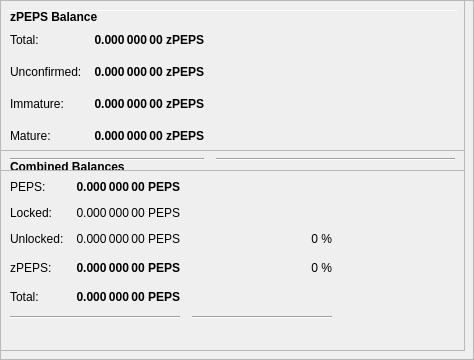
        <widget class="QFrame" name="frameObfuscation">
         <property name="minimumSize">
          <size>
           <width>0</width>
           <height>350</height>
          </size>
         </property>
         <property name="layoutDirection">
          <enum>Qt::LeftToRight</enum>
         </property>
         <property name="frameShape">
          <enum>QFrame::StyledPanel</enum>
         </property>
         <property name="frameShadow">
          <enum>QFrame::Raised</enum>
         </property>
         <widget class="QPushButton" name="runAutoDenom">
          <property name="geometry">
           <rect>
            <x>251</x>
            <y>17</y>
            <width>1</width>
            <height>1</height>
           </rect>
          </property>
          <property name="palette">
           <palette>
            <active>
             <colorrole role="WindowText">
              <brush brushstyle="SolidPattern">
               <color alpha="255">
                <red>0</red>
                <green>0</green>
                <blue>0</blue>
               </color>
              </brush>
             </colorrole>
             <colorrole role="Button">
              <brush brushstyle="SolidPattern">
               <color alpha="255">
                <red>239</red>
                <green>238</green>
                <blue>238</blue>
               </color>
              </brush>
             </colorrole>
             <colorrole role="Light">
              <brush brushstyle="SolidPattern">
               <color alpha="255">
                <red>255</red>
                <green>255</green>
                <blue>255</blue>
               </color>
              </brush>
             </colorrole>
             <colorrole role="Midlight">
              <brush brushstyle="SolidPattern">
               <color alpha="255">
                <red>247</red>
                <green>246</green>
                <blue>246</blue>
               </color>
              </brush>
             </colorrole>
             <colorrole role="Dark">
              <brush brushstyle="SolidPattern">
               <color alpha="255">
                <red>119</red>
                <green>119</green>
                <blue>119</blue>
               </color>
              </brush>
             </colorrole>
             <colorrole role="Mid">
              <brush brushstyle="SolidPattern">
               <color alpha="255">
                <red>159</red>
                <green>159</green>
                <blue>159</blue>
               </color>
              </brush>
             </colorrole>
             <colorrole role="Text">
              <brush brushstyle="SolidPattern">
               <color alpha="255">
                <red>0</red>
                <green>0</green>
                <blue>0</blue>
               </color>
              </brush>
             </colorrole>
             <colorrole role="BrightText">
              <brush brushstyle="SolidPattern">
               <color alpha="255">
                <red>255</red>
                <green>255</green>
                <blue>255</blue>
               </color>
              </brush>
             </colorrole>
             <colorrole role="ButtonText">
              <brush brushstyle="SolidPattern">
               <color alpha="255">
                <red>0</red>
                <green>0</green>
                <blue>0</blue>
               </color>
              </brush>
             </colorrole>
             <colorrole role="Base">
              <brush brushstyle="SolidPattern">
               <color alpha="255">
                <red>255</red>
                <green>255</green>
                <blue>255</blue>
               </color>
              </brush>
             </colorrole>
             <colorrole role="Window">
              <brush brushstyle="SolidPattern">
               <color alpha="255">
                <red>239</red>
                <green>238</green>
                <blue>238</blue>
               </color>
              </brush>
             </colorrole>
             <colorrole role="Shadow">
              <brush brushstyle="SolidPattern">
               <color alpha="255">
                <red>0</red>
                <green>0</green>
                <blue>0</blue>
               </color>
              </brush>
             </colorrole>
             <colorrole role="AlternateBase">
              <brush brushstyle="SolidPattern">
               <color alpha="255">
                <red>247</red>
                <green>246</green>
                <blue>246</blue>
               </color>
              </brush>
             </colorrole>
             <colorrole role="ToolTipBase">
              <brush brushstyle="SolidPattern">
               <color alpha="255">
                <red>255</red>
                <green>255</green>
                <blue>220</blue>
               </color>
              </brush>
             </colorrole>
             <colorrole role="ToolTipText">
              <brush brushstyle="SolidPattern">
               <color alpha="255">
                <red>0</red>
                <green>0</green>
                <blue>0</blue>
               </color>
              </brush>
             </colorrole>
            </active>
            <inactive>
             <colorrole role="WindowText">
              <brush brushstyle="SolidPattern">
               <color alpha="255">
                <red>0</red>
                <green>0</green>
                <blue>0</blue>
               </color>
              </brush>
             </colorrole>
             <colorrole role="Button">
              <brush brushstyle="SolidPattern">
               <color alpha="255">
                <red>239</red>
                <green>238</green>
                <blue>238</blue>
               </color>
              </brush>
             </colorrole>
             <colorrole role="Light">
              <brush brushstyle="SolidPattern">
               <color alpha="255">
                <red>255</red>
                <green>255</green>
                <blue>255</blue>
               </color>
              </brush>
             </colorrole>
             <colorrole role="Midlight">
              <brush brushstyle="SolidPattern">
               <color alpha="255">
                <red>247</red>
                <green>246</green>
                <blue>246</blue>
               </color>
              </brush>
             </colorrole>
             <colorrole role="Dark">
              <brush brushstyle="SolidPattern">
               <color alpha="255">
                <red>119</red>
                <green>119</green>
                <blue>119</blue>
               </color>
              </brush>
             </colorrole>
             <colorrole role="Mid">
              <brush brushstyle="SolidPattern">
               <color alpha="255">
                <red>159</red>
                <green>159</green>
                <blue>159</blue>
               </color>
              </brush>
             </colorrole>
             <colorrole role="Text">
              <brush brushstyle="SolidPattern">
               <color alpha="255">
                <red>0</red>
                <green>0</green>
                <blue>0</blue>
               </color>
              </brush>
             </colorrole>
             <colorrole role="BrightText">
              <brush brushstyle="SolidPattern">
               <color alpha="255">
                <red>255</red>
                <green>255</green>
                <blue>255</blue>
               </color>
              </brush>
             </colorrole>
             <colorrole role="ButtonText">
              <brush brushstyle="SolidPattern">
               <color alpha="255">
                <red>0</red>
                <green>0</green>
                <blue>0</blue>
               </color>
              </brush>
             </colorrole>
             <colorrole role="Base">
              <brush brushstyle="SolidPattern">
               <color alpha="255">
                <red>255</red>
                <green>255</green>
                <blue>255</blue>
               </color>
              </brush>
             </colorrole>
             <colorrole role="Window">
              <brush brushstyle="SolidPattern">
               <color alpha="255">
                <red>239</red>
                <green>238</green>
                <blue>238</blue>
               </color>
              </brush>
             </colorrole>
             <colorrole role="Shadow">
              <brush brushstyle="SolidPattern">
               <color alpha="255">
                <red>0</red>
                <green>0</green>
                <blue>0</blue>
               </color>
              </brush>
             </colorrole>
             <colorrole role="AlternateBase">
              <brush brushstyle="SolidPattern">
               <color alpha="255">
                <red>247</red>
                <green>246</green>
                <blue>246</blue>
               </color>
              </brush>
             </colorrole>
             <colorrole role="ToolTipBase">
              <brush brushstyle="SolidPattern">
               <color alpha="255">
                <red>255</red>
                <green>255</green>
                <blue>220</blue>
               </color>
              </brush>
             </colorrole>
             <colorrole role="ToolTipText">
              <brush brushstyle="SolidPattern">
               <color alpha="255">
                <red>0</red>
                <green>0</green>
                <blue>0</blue>
               </color>
              </brush>
             </colorrole>
            </inactive>
            <disabled>
             <colorrole role="WindowText">
              <brush brushstyle="SolidPattern">
               <color alpha="255">
                <red>119</red>
                <green>119</green>
                <blue>119</blue>
               </color>
              </brush>
             </colorrole>
             <colorrole role="Button">
              <brush brushstyle="SolidPattern">
               <color alpha="255">
                <red>239</red>
                <green>238</green>
                <blue>238</blue>
               </color>
              </brush>
             </colorrole>
             <colorrole role="Light">
              <brush brushstyle="SolidPattern">
               <color alpha="255">
                <red>255</red>
                <green>255</green>
                <blue>255</blue>
               </color>
              </brush>
             </colorrole>
             <colorrole role="Midlight">
              <brush brushstyle="SolidPattern">
               <color alpha="255">
                <red>247</red>
                <green>246</green>
                <blue>246</blue>
               </color>
              </brush>
             </colorrole>
             <colorrole role="Dark">
              <brush brushstyle="SolidPattern">
               <color alpha="255">
                <red>119</red>
                <green>119</green>
                <blue>119</blue>
               </color>
              </brush>
             </colorrole>
             <colorrole role="Mid">
              <brush brushstyle="SolidPattern">
               <color alpha="255">
                <red>159</red>
                <green>159</green>
                <blue>159</blue>
               </color>
              </brush>
             </colorrole>
             <colorrole role="Text">
              <brush brushstyle="SolidPattern">
               <color alpha="255">
                <red>119</red>
                <green>119</green>
                <blue>119</blue>
               </color>
              </brush>
             </colorrole>
             <colorrole role="BrightText">
              <brush brushstyle="SolidPattern">
               <color alpha="255">
                <red>255</red>
                <green>255</green>
                <blue>255</blue>
               </color>
              </brush>
             </colorrole>
             <colorrole role="ButtonText">
              <brush brushstyle="SolidPattern">
               <color alpha="255">
                <red>119</red>
                <green>119</green>
                <blue>119</blue>
               </color>
              </brush>
             </colorrole>
             <colorrole role="Base">
              <brush brushstyle="SolidPattern">
               <color alpha="255">
                <red>239</red>
                <green>238</green>
                <blue>238</blue>
               </color>
              </brush>
             </colorrole>
             <colorrole role="Window">
              <brush brushstyle="SolidPattern">
               <color alpha="255">
                <red>239</red>
                <green>238</green>
                <blue>238</blue>
               </color>
              </brush>
             </colorrole>
             <colorrole role="Shadow">
              <brush brushstyle="SolidPattern">
               <color alpha="255">
                <red>0</red>
                <green>0</green>
                <blue>0</blue>
               </color>
              </brush>
             </colorrole>
             <colorrole role="AlternateBase">
              <brush brushstyle="SolidPattern">
               <color alpha="255">
                <red>239</red>
                <green>238</green>
                <blue>238</blue>
               </color>
              </brush>
             </colorrole>
             <colorrole role="ToolTipBase">
              <brush brushstyle="SolidPattern">
               <color alpha="255">
                <red>255</red>
                <green>255</green>
                <blue>220</blue>
               </color>
              </brush>
             </colorrole>
             <colorrole role="ToolTipText">
              <brush brushstyle="SolidPattern">
               <color alpha="255">
                <red>0</red>
                <green>0</green>
                <blue>0</blue>
               </color>
              </brush>
             </colorrole>
            </disabled>
           </palette>
          </property>
          <property name="focusPolicy">
           <enum>Qt::NoFocus</enum>
          </property>
          <property name="autoFillBackground">
           <bool>true</bool>
          </property>
          <property name="text">
           <string/>
          </property>
          <property name="flat">
           <bool>true</bool>
          </property>
         </widget>
         <widget class="Line" name="line">
          <property name="geometry">
           <rect>
            <x>7</x>
            <y>10</y>
            <width>451</width>
            <height>1</height>
           </rect>
          </property>
          <property name="orientation">
           <enum>Qt::Horizontal</enum>
          </property>
         </widget>
         <widget class="QFrame" name="frame_3">
          <property name="geometry">
           <rect>
            <x>0</x>
            <y>150</y>
            <width>465</width>
            <height>201</height>
           </rect>
          </property>
          <property name="frameShape">
           <enum>QFrame::StyledPanel</enum>
          </property>
          <property name="frameShadow">
           <enum>QFrame::Raised</enum>
          </property>
          <layout class="QVBoxLayout" name="verticalLayout_5">
           <item>
            <layout class="QHBoxLayout" name="horizontalLayout_5" stretch="0">
             <item>
              <widget class="QLabel" name="label_5z">
               <property name="maximumSize">
                <size>
                 <width>16777215</width>
                 <height>20</height>
                </size>
               </property>
               <property name="font">
                <font>
                 <weight>75</weight>
                 <bold>true</bold>
                </font>
               </property>
               <property name="toolTip">
                <string>Combined Balances (including unconfirmed and immature coins)</string>
               </property>
               <property name="text">
                <string>&lt;html&gt;&lt;head/&gt;&lt;body&gt;&lt;p&gt;Combined Balances&lt;/p&gt;&lt;/body&gt;&lt;/html&gt;</string>
               </property>
              </widget>
             </item>
            </layout>
           </item>
           <item>
            <layout class="QGridLayout" name="gridLayout_3">
             <property name="spacing">
              <number>12</number>
             </property>
             <item row="7" column="0" colspan="2">
              <widget class="Line" name="lineSpendableBalance_3">
               <property name="orientation">
                <enum>Qt::Horizontal</enum>
               </property>
              </widget>
             </item>
             <item row="7" column="2">
              <widget class="Line" name="lineWatchBalance_3">
               <property name="sizePolicy">
                <sizepolicy hsizetype="Preferred" vsizetype="Fixed">
                 <horstretch>0</horstretch>
                 <verstretch>0</verstretch>
                </sizepolicy>
               </property>
               <property name="minimumSize">
                <size>
                 <width>140</width>
                 <height>0</height>
                </size>
               </property>
               <property name="orientation">
                <enum>Qt::Horizontal</enum>
               </property>
              </widget>
             </item>
             <item row="4" column="1">
              <widget class="QLabel" name="labelzBalancez">
               <property name="font">
                <font>
                 <weight>75</weight>
                 <bold>true</bold>
                </font>
               </property>
               <property name="cursor">
                <cursorShape>IBeamCursor</cursorShape>
               </property>
               <property name="toolTip">
                <string>Total of transactions that have yet to be confirmed, and do not yet count toward the spendable balance</string>
               </property>
               <property name="text">
                <string notr="true">0.000 000 00 PEPS</string>
               </property>
               <property name="alignment">
                <set>Qt::AlignRight|Qt::AlignTrailing|Qt::AlignVCenter</set>
               </property>
               <property name="textInteractionFlags">
                <set>Qt::LinksAccessibleByMouse|Qt::TextSelectableByKeyboard|Qt::TextSelectableByMouse</set>
               </property>
              </widget>
             </item>
             <item row="6" column="1">
              <widget class="QLabel" name="labelTotalz">
               <property name="font">
                <font>
                 <weight>75</weight>
                 <bold>true</bold>
                </font>
               </property>
               <property name="cursor">
                <cursorShape>IBeamCursor</cursorShape>
               </property>
               <property name="toolTip">
                <string>Total Balance, including unconfirmed and immature coins.</string>
               </property>
               <property name="text">
                <string notr="true">0.000 000 00 PEPS</string>
               </property>
               <property name="alignment">
                <set>Qt::AlignRight|Qt::AlignTrailing|Qt::AlignVCenter</set>
               </property>
               <property name="textInteractionFlags">
                <set>Qt::LinksAccessibleByMouse|Qt::TextSelectableByKeyboard|Qt::TextSelectableByMouse</set>
               </property>
              </widget>
             </item>
             <item row="4" column="3">
              <spacer name="horizontalSpacer_6">
               <property name="orientation">
                <enum>Qt::Horizontal</enum>
               </property>
               <property name="sizeHint" stdset="0">
                <size>
                 <width>40</width>
                 <height>20</height>
                </size>
               </property>
              </spacer>
             </item>
             <item row="6" column="0">
              <widget class="QLabel" name="labelTotalTextz">
               <property name="text">
                <string>Total:</string>
               </property>
              </widget>
             </item>
             <item row="1" column="0">
              <widget class="QLabel" name="labelBalanceTextz">
               <property name="text">
                <string>PEPS:</string>
               </property>
              </widget>
             </item>
             <item row="1" column="1">
              <widget class="QLabel" name="labelBalancez">
               <property name="font">
                <font>
                 <weight>75</weight>
                 <bold>true</bold>
                </font>
               </property>
               <property name="cursor">
                <cursorShape>IBeamCursor</cursorShape>
               </property>
               <property name="toolTip">
                <string>Your current spendable balance</string>
               </property>
               <property name="text">
                <string notr="true">0.000 000 00 PEPS</string>
               </property>
               <property name="alignment">
                <set>Qt::AlignRight|Qt::AlignTrailing|Qt::AlignVCenter</set>
               </property>
               <property name="textInteractionFlags">
                <set>Qt::LinksAccessibleByMouse|Qt::TextSelectableByKeyboard|Qt::TextSelectableByMouse</set>
               </property>
              </widget>
             </item>
             <item row="4" column="0">
              <widget class="QLabel" name="labelzBalanceTextz">
               <property name="toolTip">
                <string/>
               </property>
               <property name="text">
                <string>zPEPS:</string>
               </property>
              </widget>
             </item>
             <item row="4" column="2">
              <widget class="QLabel" name="labelzPEPSPercent">
               <property name="toolTip">
                <string>Current percentage of zPEPS.
If AutoMint is enabled this percentage will settle around the configured AutoMint percentage (default = 10%)</string>
               </property>
               <property name="text">
                <string>0 %</string>
               </property>
               <property name="alignment">
                <set>Qt::AlignRight|Qt::AlignTrailing|Qt::AlignVCenter</set>
               </property>
              </widget>
             </item>
             <item row="6" column="2">
              <widget class="QLabel" name="label100Percent">
               <property name="text">
                <string/>
               </property>
               <property name="alignment">
                <set>Qt::AlignRight|Qt::AlignTrailing|Qt::AlignVCenter</set>
               </property>
              </widget>
             </item>
             <item row="2" column="1">
              <widget class="QLabel" name="labelLockedBalance">
               <property name="toolTip">
                <string>Locked PEPS or Masternode collaterals. These are excluded from zPEPS minting.</string>
               </property>
               <property name="text">
                <string>0.000 000 00 PEPS</string>
               </property>
               <property name="alignment">
                <set>Qt::AlignRight|Qt::AlignTrailing|Qt::AlignVCenter</set>
               </property>
              </widget>
             </item>
             <item row="2" column="0">
              <widget class="QLabel" name="labelLockedBalanceText">
               <property name="toolTip">
                <string>Locked PEPS or Masternode collaterals. These are excluded from zPEPS minting.</string>
               </property>
               <property name="text">
                <string>Locked:</string>
               </property>
              </widget>
             </item>
             <item row="3" column="0">
              <widget class="QLabel" name="labelUnLockedBalanceText">
               <property name="toolTip">
                <string>Unlocked PEPSs. These can be used for zPEPS minting.</string>
               </property>
               <property name="text">
                <string>Unlocked:</string>
               </property>
              </widget>
             </item>
             <item row="3" column="1">
              <widget class="QLabel" name="labelUnLockedBalance">
               <property name="toolTip">
                <string>Unlocked PEPSs. These can be used for zPEPS minting.</string>
               </property>
               <property name="text">
                <string>0.000 000 00 PEPS</string>
               </property>
               <property name="alignment">
                <set>Qt::AlignRight|Qt::AlignTrailing|Qt::AlignVCenter</set>
               </property>
              </widget>
             </item>
             <item row="3" column="2">
              <widget class="QLabel" name="labelPEPSPercent">
               <property name="text">
                <string>0 %</string>
               </property>
               <property name="alignment">
                <set>Qt::AlignRight|Qt::AlignTrailing|Qt::AlignVCenter</set>
               </property>
              </widget>
             </item>
            </layout>
           </item>
           <item>
            <spacer name="verticalSpacer">
             <property name="orientation">
              <enum>Qt::Vertical</enum>
             </property>
             <property name="sizeHint" stdset="0">
              <size>
               <width>20</width>
               <height>40</height>
              </size>
             </property>
            </spacer>
           </item>
          </layout>
         </widget>
         <widget class="QFrame" name="frame_4">
          <property name="geometry">
           <rect>
            <x>0</x>
            <y>0</y>
            <width>465</width>
            <height>171</height>
           </rect>
          </property>
          <property name="frameShape">
           <enum>QFrame::StyledPanel</enum>
          </property>
          <property name="frameShadow">
           <enum>QFrame::Raised</enum>
          </property>
          <layout class="QVBoxLayout" name="verticalLayout_7">
           <item>
            <layout class="QHBoxLayout" name="horizontalLayout_8" stretch="0">
             <item>
              <widget class="QLabel" name="label_5z_3">
               <property name="maximumSize">
                <size>
                 <width>16777215</width>
                 <height>20</height>
                </size>
               </property>
               <property name="font">
                <font>
                 <weight>75</weight>
                 <bold>true</bold>
                </font>
               </property>
               <property name="text">
                <string>zPEPS Balance</string>
               </property>
              </widget>
             </item>
            </layout>
           </item>
           <item>
            <layout class="QGridLayout" name="gridLayout_5">
             <property name="spacing">
              <number>12</number>
             </property>
             <item row="4" column="0">
              <widget class="QLabel" name="labelzBalanceMatureText">
               <property name="toolTip">
                <string>Mature: more than 20 confirmation and more than 1 mints of the same denomination after it was minted.
These zPEPS are spendable.</string>
               </property>
               <property name="text">
                <string>Mature:</string>
               </property>
              </widget>
             </item>
             <item row="5" column="0" colspan="2">
              <widget class="Line" name="lineSpendableBalance_5">
               <property name="orientation">
                <enum>Qt::Horizontal</enum>
               </property>
              </widget>
             </item>
             <item row="1" column="1">
              <widget class="QLabel" name="labelzBalance">
               <property name="font">
                <font>
                 <weight>75</weight>
                 <bold>true</bold>
                </font>
               </property>
               <property name="cursor">
                <cursorShape>IBeamCursor</cursorShape>
               </property>
               <property name="toolTip">
                <string>All available zPEPS, unconfirmed and immature zPEPS included.</string>
               </property>
               <property name="text">
                <string notr="true">0.000 000 00 zPEPS</string>
               </property>
               <property name="alignment">
                <set>Qt::AlignRight|Qt::AlignTrailing|Qt::AlignVCenter</set>
               </property>
               <property name="textInteractionFlags">
                <set>Qt::LinksAccessibleByMouse|Qt::TextSelectableByKeyboard|Qt::TextSelectableByMouse</set>
               </property>
              </widget>
             </item>
             <item row="5" column="2">
              <widget class="Line" name="lineWatchBalance_5">
               <property name="sizePolicy">
                <sizepolicy hsizetype="Preferred" vsizetype="Fixed">
                 <horstretch>0</horstretch>
                 <verstretch>0</verstretch>
                </sizepolicy>
               </property>
               <property name="minimumSize">
                <size>
                 <width>140</width>
                 <height>0</height>
                </size>
               </property>
               <property name="orientation">
                <enum>Qt::Horizontal</enum>
               </property>
              </widget>
             </item>
             <item row="1" column="0">
              <widget class="QLabel" name="labelzBalanceText">
               <property name="toolTip">
                <string>All available zPEPS, unconfirmed and immature zPEPS included.</string>
               </property>
               <property name="text">
                <string>Total:</string>
               </property>
              </widget>
             </item>
             <item row="1" column="2">
              <spacer name="horizontalSpacer_8">
               <property name="orientation">
                <enum>Qt::Horizontal</enum>
               </property>
               <property name="sizeHint" stdset="0">
                <size>
                 <width>40</width>
                 <height>20</height>
                </size>
               </property>
              </spacer>
             </item>
             <item row="4" column="2">
              <spacer name="horizontalSpacer_4">
               <property name="orientation">
                <enum>Qt::Horizontal</enum>
               </property>
               <property name="sizeHint" stdset="0">
                <size>
                 <width>40</width>
                 <height>20</height>
                </size>
               </property>
              </spacer>
             </item>
             <item row="4" column="1">
              <widget class="QLabel" name="labelzBalanceMature">
               <property name="font">
                <font>
                 <weight>75</weight>
                 <bold>true</bold>
                </font>
               </property>
               <property name="toolTip">
                <string>Mature: more than 20 confirmation and more than 1 mints of the same denomination after it was minted.
These zPEPS are spendable.</string>
               </property>
               <property name="text">
                <string>0.000 000 00 zPEPS</string>
               </property>
               <property name="alignment">
                <set>Qt::AlignRight|Qt::AlignTrailing|Qt::AlignVCenter</set>
               </property>
              </widget>
             </item>
             <item row="2" column="0">
              <widget class="QLabel" name="labelzBalanceUnconfirmedText">
               <property name="toolTip">
                <string>Unconfirmed: less than 20 confirmations
Immature: confirmed, but less than 1 mints of the same denomination after it was minted</string>
               </property>
               <property name="text">
                <string>Unconfirmed:</string>
               </property>
              </widget>
             </item>
             <item row="2" column="1">
              <widget class="QLabel" name="labelzBalanceUnconfirmed">
               <property name="font">
                <font>
                 <weight>75</weight>
                 <bold>true</bold>
                </font>
               </property>
               <property name="toolTip">
                <string>Unconfirmed: less than 20 confirmations
Immature: confirmed, but less than 1 mints of the same denomination after it was minted</string>
               </property>
               <property name="text">
                <string>0.000 000 00 zPEPS</string>
               </property>
               <property name="alignment">
                <set>Qt::AlignRight|Qt::AlignTrailing|Qt::AlignVCenter</set>
               </property>
              </widget>
             </item>
             <item row="2" column="2">
              <spacer name="horizontalSpacer_5">
               <property name="orientation">
                <enum>Qt::Horizontal</enum>
               </property>
               <property name="sizeHint" stdset="0">
                <size>
                 <width>40</width>
                 <height>20</height>
                </size>
               </property>
              </spacer>
             </item>
             <item row="3" column="0">
              <widget class="QLabel" name="labelzBalanceImmatureText">
               <property name="toolTip">
                <string>Unconfirmed: less than 20 confirmations
Immature: confirmed, but less than 1 mints of the same denomination after it was minted</string>
               </property>
               <property name="text">
                <string>Immature:</string>
               </property>
              </widget>
             </item>
             <item row="3" column="1">
              <widget class="QLabel" name="labelzBalanceImmature">
               <property name="font">
                <font>
                 <weight>75</weight>
                 <bold>true</bold>
                </font>
               </property>
               <property name="toolTip">
                <string>Unconfirmed: less than 20 confirmations
Immature: confirmed, but less than 1 mints of the same denomination after it was minted</string>
               </property>
               <property name="text">
                <string>0.000 000 00 zPEPS</string>
               </property>
               <property name="alignment">
                <set>Qt::AlignRight|Qt::AlignTrailing|Qt::AlignVCenter</set>
               </property>
              </widget>
             </item>
             <item row="3" column="2">
              <spacer name="horizontalSpacer_7">
               <property name="orientation">
                <enum>Qt::Horizontal</enum>
               </property>
               <property name="sizeHint" stdset="0">
                <size>
                 <width>40</width>
                 <height>20</height>
                </size>
               </property>
              </spacer>
             </item>
            </layout>
           </item>
          </layout>
         </widget>
        </widget>
